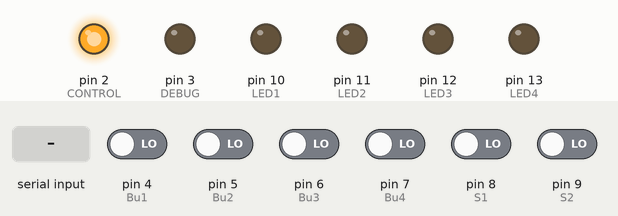
A program run on a simulated Arduino Uno, built with avr-gcc and run on an emulated ATmega328P. Parts: output pins drawn as LEDs (lit = HIGH). Inputs (shaded band) come from the test bench; at power-on: pin 4 (Bu1), pin 5 (Bu2), pin 6 (Bu3), pin 7 (Bu4), pin 8 (S1), pin 9 (S2) LOW. What the program prints to the serial monitor is not drawn.

Above: at 1.2 s.
1.3 s: pin 8 (S1) driven HIGH
At 1.34 s:
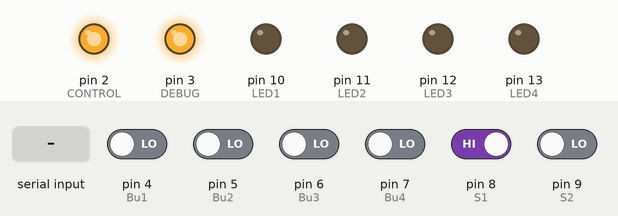
At 2.6 s:
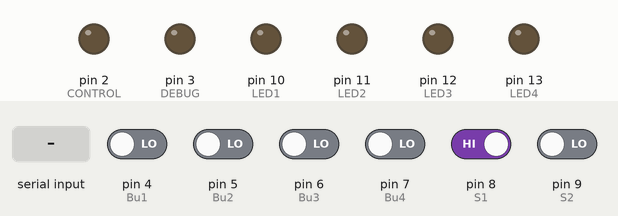
2.9 s: byte 30 received over Serial
At 4.4 s:
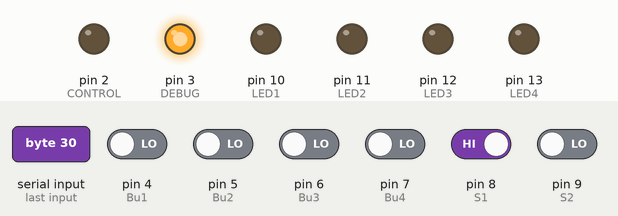
Timing chart, 0 to 5.9 s (numbered marks = the images above; inputs shaded):
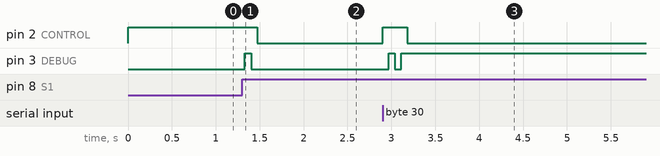

Measured:
- after the input at 1.3 s, pin 2 (CONTROL): HIGH → LOW after 0.17 s; pin 3 (DEBUG): LOW → HIGH at once, → LOW 0.07 s later
- after the input at 2.9 s, pin 2 (CONTROL): LOW → HIGH at once, → LOW 0.28 s later; pin 3 (DEBUG): LOW → HIGH after 0.07 s, → LOW 0.07 s later, → HIGH 0.07 s later

The program:

main.cpp
```cpp
#include <Arduino.h>
#include <Master0.c>

// MASTER

#define CONTROL 2

#define Bu1 4
#define Bu2 5
#define Bu3 6
#define Bu4 7

#define S1 8
#define S2 9

#define LED1 10
#define LED2 11
#define LED3 12
#define LED4 13

#define DEBUG 3

void push(void);
void swithDevice(void);


void setup() {
  Serial.begin (9600);

  pinMode(CONTROL,OUTPUT);
  Master0_initialize();

  pinMode(Bu1, INPUT);
  pinMode(Bu2, INPUT);
  pinMode(Bu3, INPUT);
  pinMode(Bu4, INPUT);

  pinMode(S1, INPUT);
  pinMode(S2, INPUT);

  pinMode(LED1, OUTPUT);
  pinMode(LED2, OUTPUT);
  pinMode(LED3, OUTPUT);
  pinMode(LED4, OUTPUT);


  pinMode(DEBUG, OUTPUT);

}

int start = -1;
int led1 = LOW;
int led2 = LOW;
int led3 = LOW;
int led4 = LOW;
int s1 = LOW;
int s2 = LOW;
int slaves[2] = {8, 9};
int status;

void loop() {
  int cm = millis();
  if(start != -1 && cm - start < 70) return;
  start = cm;
  //check buttons
  swithDevice();
  push();
  //set inputs
  //change state
  Master0_step();
  //check outputs
   if(rtY.bus_mode == 0){      //read mode
  //  delay(20);
    digitalWrite(CONTROL,LOW);
    while(!Serial.available()){}
      status = Serial.read();
  }else if(rtY.bus_mode == HIGH){                        //write mode
    digitalWrite(CONTROL,HIGH);
    Serial.write(rtY.bus_data);
  }
  if(s1 || s2){
    digitalWrite(DEBUG, HIGH);
  }else if(!s1 && !s2){
    digitalWrite(DEBUG, LOW);
  }
}


void push(){
  if(s1 || s2){
    if(digitalRead(Bu1)) rtU.input = 2;
    else if(digitalRead(Bu2)) rtU.input = 3;
    else if(digitalRead(Bu3)) rtU.input = 4;
    else if(digitalRead(Bu4)) rtU.input = 5;
    else
    {
      rtU.input=6;
    }

   return;
  }
  if(digitalRead(Bu1)){
    led1 = led1==LOW ? HIGH:LOW;
  }
  if(digitalRead(Bu2)){
    led2 = led2==LOW ? HIGH:LOW;
  }
  if(digitalRead(Bu3)){
    led3 = led3==LOW ? HIGH:LOW;
  }
  if(digitalRead(Bu4)){
    led4 = led4==LOW ? HIGH:LOW;
  }
  digitalWrite(LED1, led1);
  digitalWrite(LED2, led2);
  digitalWrite(LED3, led3);
  digitalWrite(LED4, led4);
}

void swithDevice(){
  rtU.device_select = 0;
  if(digitalRead(S1)) {
    s1 = s1 == LOW ? HIGH:LOW;
    rtU.device_select = 1;
    if(s1) {
      s2=LOW;
      rtDW.address = slaves[0];
    }
  }
  else if(digitalRead(S2)){
    s2 = s2 == LOW ? HIGH:LOW;
    rtU.device_select = 2;
    if(s2) {
      s1=LOW;
      rtDW.address = slaves[1];
    }
  }
}
```

MW_target_hardware_resources.h
```cpp
#ifndef PORTABLE_WORDSIZES
#ifdef __MW_TARGET_USE_HARDWARE_RESOURCES_H__
#ifndef __MW_TARGET_HARDWARE_RESOURCES_H__
#define __MW_TARGET_HARDWARE_RESOURCES_H__

#define MW_MULTI_TASKING_MODE 1
#include "arduinoAVRScheduler.h"

#define MW_USECODERTARGET 1
#define MW_TARGETHARDWARE Arduino Uno
#define MW_CONNECTIONINFO_SERIAL_IPADDRESS codertarget.arduinobase.registry.getLoopbackIP;
#define MW_CONNECTIONINFO_SERIAL_PORT 17725
#define MW_CONNECTIONINFO_SERIAL_VERBOSE 0
#define MW_CONNECTIONINFO_TCPIP_IPADDRESS codertarget.arduinobase.internal.getExternalModeMexArgs('Ethernet')
#define MW_CONNECTIONINFO_TCPIP_PORT 17725
#define MW_CONNECTIONINFO_TCPIP_VERBOSE 0
#define MW_CONNECTIONINFO_WIFI_IPADDRESS codertarget.arduinobase.internal.getExternalModeMexArgs('Wifi')
#define MW_CONNECTIONINFO_WIFI_PORT 17725
#define MW_CONNECTIONINFO_WIFI_VERBOSE 0
#define MW_CONNECTIONINFO_XCPONSERIAL_BAUDRATE codertarget.arduinobase.registry.getBaudRate
#define MW_CONNECTIONINFO_XCPONSERIAL_COMPORT codertarget.arduinobase.internal.getExternalModeMexArgs('Serial')
#define MW_CONNECTIONINFO_XCPONSERIAL_VERBOSE 0
#define MW_CONNECTIONINFO_XCPONTCPIP_IPADDRESS codertarget.arduinobase.internal.getExternalModeMexArgs('Ethernet')
#define MW_CONNECTIONINFO_XCPONTCPIP_PORT 17725
#define MW_CONNECTIONINFO_XCPONTCPIP_VERBOSE 0
#define MW_CONNECTIONINFO_XCPONWIFI_IPADDRESS codertarget.arduinobase.internal.getExternalModeMexArgs('Wifi')
#define MW_CONNECTIONINFO_XCPONWIFI_PORT 17725
#define MW_CONNECTIONINFO_XCPONWIFI_VERBOSE 0
#define MW_EXTMODE_CONFIGURATION Serial
#define MW_EXTMODE_COMPORTBAUD 921600
#define MW_EXTMODE_SIGNALBUFFERSIZE 250.000000
#define MW_RTOS Baremetal
#define MW_SCHEDULER_INTERRUPT_SOURCE 0
#define MW_RUNTIME_BUILDACTION 1
#define MW_RUNTIME_DISABLEPARALLELBUILD 0
#define MW_RUNTIME_FORCEBUILDSTATICLIBRARY 0
#define MW_HOSTCOMPORT_SET_HOST_COM_PORT 1
#define MW_HOSTCOMPORT_COM_PORT_NUMBER 1
#define MW_SIMULINKIO_ENABLE_SIMULINKIO 1
#define MW_OVERRUNDETECTION_ENABLE_OVERRUN_DETECTION 0
#define MW_OVERRUNDETECTION_DIGITAL_OUTPUT_TO_SET_ON_OVERRUN 13
#define MW_ANALOGINREFVOLTAGE_ANALOG_INPUT_REFERENCE_VOLTAGE 0.000000
#define MW_SERIAL_SERIAL0_BAUD_RATE 3
#define MW_I2C_I2C0BUSSPEEDHZ 100000
#define MW_SPI_SPI_CLOCK_OUT_FREQUENCY 1
#define MW_SPI_SPI_MODE 0
#define MW_SPI_SPI_BITORDER 0
#define MW_SPI_SDSLAVESELECT 4.000000
#define MW_SPI_CANCHIPSELECT 9.000000
#define MW_ETHERNET_DISABLE_DHCP_ETHERNET 0
#define MW_ETHERNET_LOCAL_IP_ADDRESS 192.168.0.20
#define MW_ETHERNET_LOCAL_MAC_ADDRESS DE:AD:BE:EF:FE:ED
#define MW_WIFI_WIFI_HARDWARE 0
#define MW_WIFI_DISABLE_DHCP_WIFI 0
#define MW_WIFI_WIFI_IP_ADDRESS 192.168.1.20
#define MW_WIFI_WIFI_SSID yourNetwork
#define MW_WIFI_SET_WIFI_ENCRYPTION 0
#define MW_WIFI_WIFI_WEP_KEY D0D0DEADF00DABBADEAFBEADED
#define MW_WIFI_WIFI_WEP_KEY_INDEX 0
#define MW_WIFI_WIFI_WPA_PASSWORD secretPassword
#define MW_WIFI_WIFI_ESP8266_HW_SERIAL_PORT 0
#define MW_THINGSPEAK_ENABLE_CUSTOMSERVER 48
#define MW_THINGSPEAK_IP_ADDRESS 184.106.153.149
#define MW_THINGSPEAK_PORT 80
#define MW_CAN_CANBUSSPEED 10
#define MW_CAN_CANOSCILLATORFREQUENCY 1
#define MW_CAN_INTERRUPTPIN 2.000000
#define MW_CAN_ALLOWALLFILTER 0
#define MW_CAN_BUFFER0IDTYPE 0
#define MW_CAN_ACCEPTANCEMASK0_NOR 0
#define MW_CAN_ACCEPTANCEFILTER0_NOR 255
#define MW_CAN_ACCEPTANCEFILTER1_NOR 255
#define MW_CAN_ACCEPTANCEMASK0_EXT 0
#define MW_CAN_ACCEPTANCEFILTER0_EXT 255
#define MW_CAN_ACCEPTANCEFILTER1_EXT 255
#define MW_CAN_BUFFER1IDTYPE 0
#define MW_CAN_ACCEPTANCEMASK1_NOR 0
#define MW_CAN_ACCEPTANCEFILTER2_NOR 255
#define MW_CAN_ACCEPTANCEFILTER3_NOR 255
#define MW_CAN_ACCEPTANCEFILTER4_NOR 255
#define MW_CAN_ACCEPTANCEFILTER5_NOR 255
#define MW_CAN_ACCEPTANCEMASK1_EXT 0
#define MW_CAN_ACCEPTANCEFILTER2_EXT 255
#define MW_CAN_ACCEPTANCEFILTER3_EXT 255
#define MW_CAN_ACCEPTANCEFILTER4_EXT 255
#define MW_CAN_ACCEPTANCEFILTER5_EXT 255
#define MW_DATAVERSION 2016.02

#endif /* __MW_TARGET_HARDWARE_RESOURCES_H__ */

#endif

#endif
```

Master0.c
```cpp
/*
 * File: Master0.c
 *
 * Code generated for Simulink model 'Master0'.
 *
 * Model version                  : 1.6
 * Simulink Coder version         : 9.3 (R2020a) 18-Nov-2019
 * C/C++ source code generated on : Thu Jan 21 20:09:08 2021
 *
 * Target selection: ert.tlc
 * Embedded hardware selection: Atmel->AVR
 * Code generation objectives:
 *    1. Execution efficiency
 *    2. RAM efficiency
 * Validation result: Not run
 */

#include "Master0.h"

/* Block signals and states (default storage) */
DW rtDW;

/* External inputs (root inport signals with default storage) */
ExtU rtU;

/* External outputs (root outports fed by signals with default storage) */
ExtY rtY;

/* Real-time model */
RT_MODEL rtM_;
RT_MODEL *const rtM = &rtM_;

/* Model step function */
void Master0_step(void)
{
  /* Chart: '<S1>/Chart' incorporates:
   *  Inport: '<Root>/device_select'
   */
  if (rtDW.is_active_c3_Master0 == 0U) {
    rtDW.is_active_c3_Master0 = 1U;

    /* Outport: '<Root>/bus_mode' */
    rtY.bus_mode = 1U;
    rtDW.ChartMode = ChartModeType_free;
  } else {
    switch (rtDW.ChartMode) {
     case ChartModeType_free:
      if ((rtU.device_select == 1) || (rtU.device_select == 2)) {
        /* Outport: '<Root>/bus_data' */
        rtY.bus_data = 1U;
        rtDW.ChartMode = ChartModeType_startSending;
      }
      break;

     case ChartModeType_startSending:
      /* Outport: '<Root>/bus_data' */
      rtY.bus_data = rtDW.address;
      rtDW.ChartMode = ChartModeType_sendAddr;
      break;

     case ChartModeType_sendAddr:
      /* Outport: '<Root>/bus_mode' */
      rtY.bus_mode = 0U;
      rtDW.ChartMode = ChartModeType_monitor;
      break;

     case ChartModeType_monitor:
      /* Outport: '<Root>/bus_mode' */
      rtY.bus_mode = 1U;

      /* Outport: '<Root>/bus_data' incorporates:
       *  Inport: '<Root>/input'
       */
      rtY.bus_data = rtU.input;
      rtDW.ChartMode = ChartModeType_sendCommand;
      break;

     default:
      /* State sendCommand */
      if ((rtU.device_select != 1) && (rtU.device_select != 2)) {
        /* Outport: '<Root>/bus_mode' */
        rtY.bus_mode = 0U;
        rtDW.ChartMode = ChartModeType_monitor;
      } else {
        if ((rtU.device_select == 1) || (rtU.device_select == 2)) {
          /* Outport: '<Root>/bus_data' */
          rtY.bus_data = 0U;
          rtDW.ChartMode = ChartModeType_free;
        }
      }
      break;
    }
  }

  /* End of Chart: '<S1>/Chart' */
}

/* Model initialize function */
void Master0_initialize(void)
{
  /* SystemInitialize for Chart: '<S1>/Chart' */
  rtDW.ChartMode = ChartModeType_None;
  rtY.bus_mode = 1;
}

/*
 * File trailer for generated code.
 *
 * [EOF]
 */
```

Master0.h
```cpp
/*
 * File: Master0.h
 *
 * Code generated for Simulink model 'Master0'.
 *
 * Model version                  : 1.6
 * Simulink Coder version         : 9.3 (R2020a) 18-Nov-2019
 * C/C++ source code generated on : Thu Jan 21 20:09:08 2021
 *
 * Target selection: ert.tlc
 * Embedded hardware selection: Atmel->AVR
 * Code generation objectives:
 *    1. Execution efficiency
 *    2. RAM efficiency
 * Validation result: Not run
 */

#ifndef RTW_HEADER_Master0_h_
#define RTW_HEADER_Master0_h_
#include "rtwtypes.h"
#include <stddef.h>
#ifndef Master0_COMMON_INCLUDES_
# define Master0_COMMON_INCLUDES_
#include "rtwtypes.h"
#endif                                 /* Master0_COMMON_INCLUDES_ */

/* Model Code Variants */
#include "MW_target_hardware_resources.h"

/* Macros for accessing real-time model data structure */
#ifndef rtmGetErrorStatus
# define rtmGetErrorStatus(rtm)        ((rtm)->errorStatus)
#endif

#ifndef rtmSetErrorStatus
# define rtmSetErrorStatus(rtm, val)   ((rtm)->errorStatus = (val))
#endif

#define Master0_M                      (rtM)

/* Forward declaration for rtModel */
typedef struct tag_RTM RT_MODEL;

#ifndef DEFINED_TYPEDEF_FOR_ChartModeType_
#define DEFINED_TYPEDEF_FOR_ChartModeType_

typedef enum {
  ChartModeType_None = 0,              /* Default value */
  ChartModeType_free,
  ChartModeType_startSending,
  ChartModeType_sendAddr,
  ChartModeType_monitor,
  ChartModeType_sendCommand
} ChartModeType;

#endif

/* Block signals and states (default storage) for system '<Root>' */
typedef struct {
  ChartModeType ChartMode;             /* '<S1>/Chart' */
  uint8_T is_active_c3_Master0;        /* '<S1>/Chart' */
  uint8_T address;                     /* '<S1>/Chart' */
} DW;

/* External inputs (root inport signals with default storage) */
typedef struct {
  uint8_T device_select;               /* '<Root>/device_select' */
  uint8_T input;                       /* '<Root>/input' */
} ExtU;

/* External outputs (root outports fed by signals with default storage) */
typedef struct {
  uint8_T bus_mode;                    /* '<Root>/bus_mode' */
  uint8_T bus_data;                    /* '<Root>/bus_data' */
} ExtY;

/* Real-time Model Data Structure */
struct tag_RTM {
  const char_T *errorStatus;
};

/* Block signals and states (default storage) */
extern DW rtDW;

/* External inputs (root inport signals with default storage) */
extern ExtU rtU;

/* External outputs (root outports fed by signals with default storage) */
extern ExtY rtY;

/* Model entry point functions */
extern void Master0_initialize(void);
extern void Master0_step(void);

/* Real-time Model object */
extern RT_MODEL *const rtM;

/*-
 * The generated code includes comments that allow you to trace directly
 * back to the appropriate location in the model.  The basic format
 * is <system>/block_name, where system is the system number (uniquely
 * assigned by Simulink) and block_name is the name of the block.
 *
 * Note that this particular code originates from a subsystem build,
 * and has its own system numbers different from the parent model.
 * Refer to the system hierarchy for this subsystem below, and use the
 * MATLAB hilite_system command to trace the generated code back
 * to the parent model.  For example,
 *
 * hilite_system('master/Master')    - opens subsystem master/Master
 * hilite_system('master/Master/Kp') - opens and selects block Kp
 *
 * Here is the system hierarchy for this model
 *
 * '<Root>' : 'master'
 * '<S1>'   : 'master/Master'
 * '<S2>'   : 'master/Master/Chart'
 */
#endif                                 /* RTW_HEADER_Master0_h_ */

/*
 * File trailer for generated code.
 *
 * [EOF]
 */
```

rtwtypes.h
```cpp
/*
 * File: rtwtypes.h
 *
 * Code generated for Simulink model 'Master0'.
 *
 * Model version                  : 1.6
 * Simulink Coder version         : 9.3 (R2020a) 18-Nov-2019
 * C/C++ source code generated on : Thu Jan 21 20:09:08 2021
 *
 * Target selection: ert.tlc
 * Embedded hardware selection: Atmel->AVR
 * Code generation objectives:
 *    1. Execution efficiency
 *    2. RAM efficiency
 * Validation result: Not run
 */

#ifndef RTWTYPES_H
#define RTWTYPES_H

/* Logical type definitions */
#if (!defined(__cplusplus))
#  ifndef false
#   define false                       (0U)
#  endif

#  ifndef true
#   define true                        (1U)
#  endif
#endif

/*=======================================================================*
 * Target hardware information
 *   Device type: Atmel->AVR
 *   Number of bits:     char:   8    short:   16    int:  16
 *                       long:  32    long long:  64
 *                       native word size:   8
 *   Byte ordering: LittleEndian
 *   Signed integer division rounds to: Zero
 *   Shift right on a signed integer as arithmetic shift: on
 *=======================================================================*/

/*=======================================================================*
 * Fixed width word size data types:                                     *
 *   int8_T, int16_T, int32_T     - signed 8, 16, or 32 bit integers     *
 *   uint8_T, uint16_T, uint32_T  - unsigned 8, 16, or 32 bit integers   *
 *=======================================================================*/
typedef signed char int8_T;
typedef unsigned char uint8_T;
typedef int int16_T;
typedef unsigned int uint16_T;
typedef long int32_T;
typedef unsigned long uint32_T;
typedef long long int64_T;
typedef unsigned long long uint64_T;

/*===========================================================================*
 * Generic type definitions: boolean_T, char_T, byte_T, int_T, uint_T,       *
 *                           ulong_T, ulonglong_T.                           *
 *===========================================================================*/
typedef unsigned char boolean_T;
typedef int int_T;
typedef unsigned int uint_T;
typedef unsigned long ulong_T;
typedef unsigned long long ulonglong_T;
typedef char char_T;
typedef unsigned char uchar_T;
typedef char_T byte_T;

/*=======================================================================*
 * Min and Max:                                                          *
 *   int8_T, int16_T, int32_T     - signed 8, 16, or 32 bit integers     *
 *   uint8_T, uint16_T, uint32_T  - unsigned 8, 16, or 32 bit integers   *
 *=======================================================================*/
#define MAX_int8_T                     ((int8_T)(127))
#define MIN_int8_T                     ((int8_T)(-128))
#define MAX_uint8_T                    ((uint8_T)(255U))
#define MAX_int16_T                    ((int16_T)(32767))
#define MIN_int16_T                    ((int16_T)(-32768))
#define MAX_uint16_T                   ((uint16_T)(65535U))
#define MAX_int32_T                    ((int32_T)(2147483647L))
#define MIN_int32_T                    ((int32_T)(-2147483647L-1L))
#define MAX_uint32_T                   ((uint32_T)(0xFFFFFFFFUL))
#define MAX_int64_T                    ((int64_T)(9223372036854775807LL))
#define MIN_int64_T                    ((int64_T)(-9223372036854775807LL-1LL))
#define MAX_uint64_T                   ((uint64_T)(0xFFFFFFFFFFFFFFFFULL))

/* Block D-Work pointer type */
typedef void * pointer_T;

#endif                                 /* RTWTYPES_H */

/*
 * File trailer for generated code.
 *
 * [EOF]
 */
```
